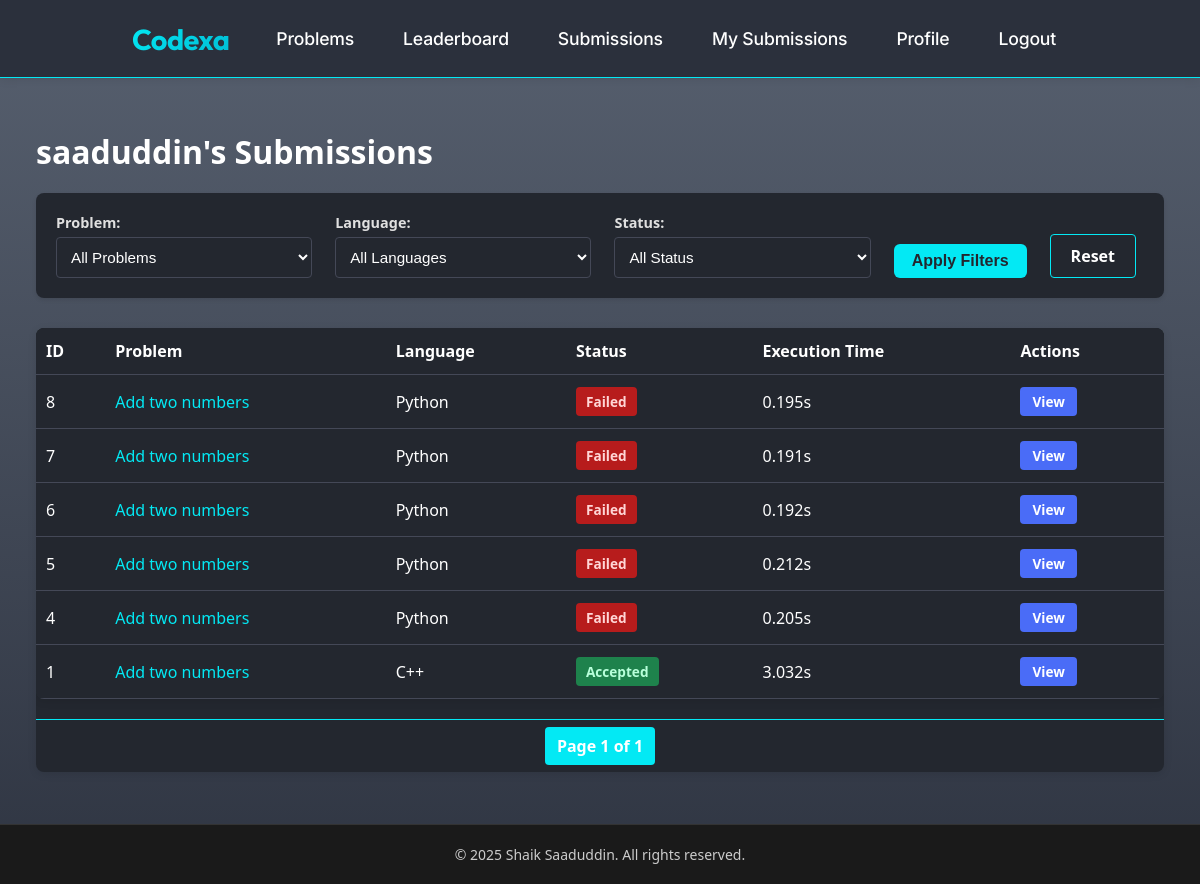
The app's page /compiler/submissions/1/ (signed in), older data.
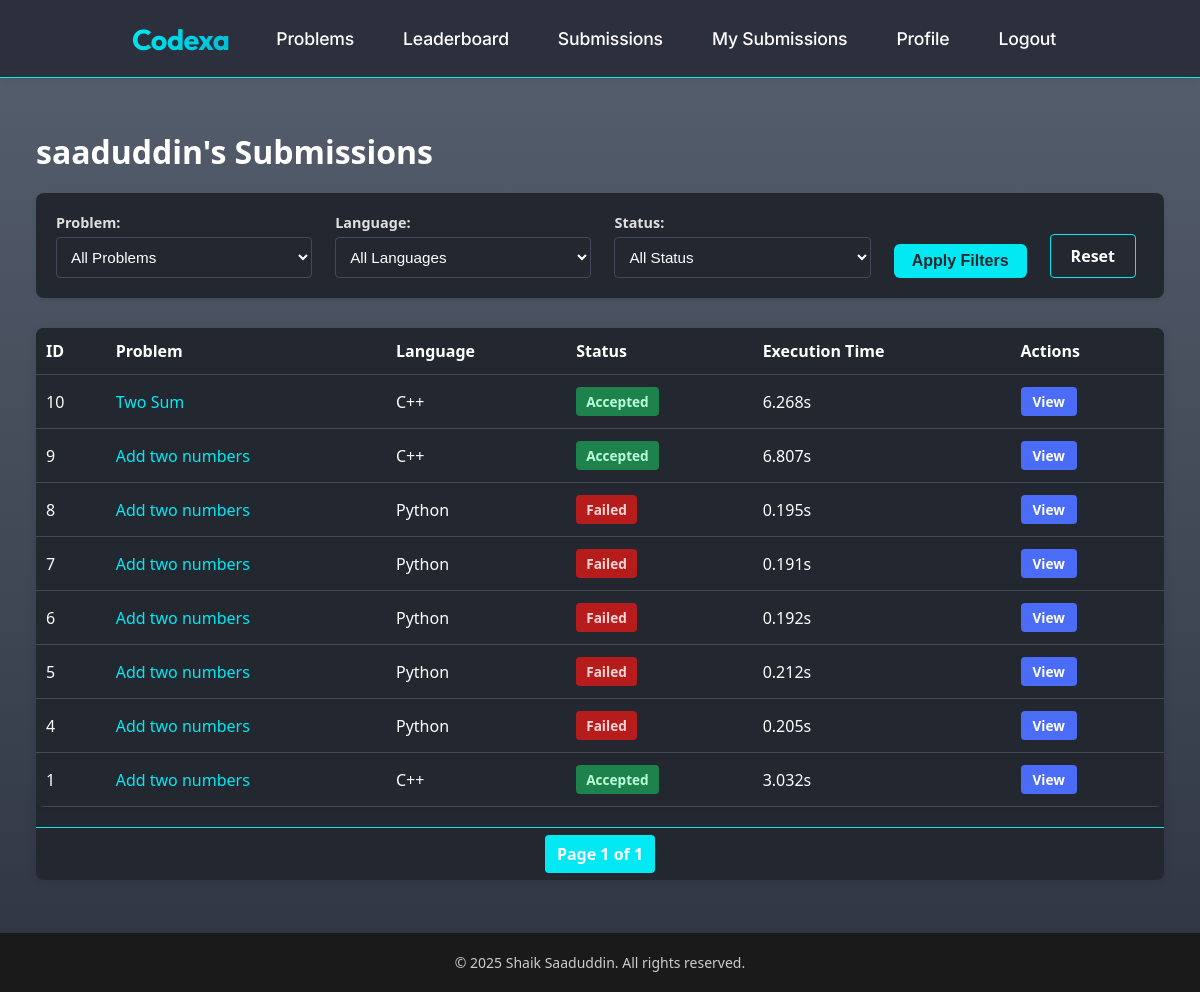
The same page, newer data.
### compiler/models.py (models this page shows, shortened)
class CodeSubmission(models.Model):
    LANGUAGE_CHOICES = [
        ('python', 'Python'),
        ('cpp', 'C++'),
        ('java', 'Java'),
        ('c', 'C'),
    ]
    user = models.ForeignKey(User, on_delete=models.CASCADE, related_name='submissions')
    problem = models.ForeignKey(Problem, on_delete=models.CASCADE, null=True, blank=True, related_name='submissions')
    language = models.CharField(max_length=10, choices=LANGUAGE_CHOICES)
    code = models.TextField()
    output = models.TextField(blank=True)
    error_message = models.TextField(blank=True)
    execution_time = models.FloatField(default=0.0)
    is_correct = models.BooleanField(default=False)
    submitted_at = models.DateTimeField(auto_now_add=True)
    class Meta:
        ordering = ['-submitted_at']

### problems/models.py (models this page shows, shortened)
class Problem(models.Model):
    title = models.CharField(max_length=200)
    description = models.TextField()
    difficulty = models.CharField(max_length=50)
    sample_input = models.TextField(null=True, blank=True)
    sample_output = models.TextField(null=True, blank=True)

### compiler/views.py (the view)
# urls.py: path('submissions/<int:user_id>/', views.user_submissions, name='user-submissions'),
@login_required
def user_submissions(request, user_id):
    user = get_object_or_404(User, id=user_id)
    if request.user.id != user_id and not request.user.is_staff:
        return redirect('profile')
    problem_id = request.GET.get('problem')
    language = request.GET.get('language')
    status = request.GET.get('status')
    submissions = CodeSubmission.objects.filter(user=user).order_by('-submitted_at')
    if problem_id:
        submissions = submissions.filter(problem_id=problem_id)
    if language:
        submissions = submissions.filter(language=language)
    if status:
        is_correct = status == 'correct'
        submissions = submissions.filter(is_correct=is_correct)
    paginator = Paginator(submissions, 10)  # 10 submissions per page
    page_number = request.GET.get('page')
    page_obj = paginator.get_page(page_number)
    problems = Problem.objects.all()
    context = {
        'user_profile': user,
        'page_obj': page_obj,
        'problems': problems,
        'selected_problem': problem_id,
        'selected_language': language,
        'selected_status': status,
        'languages': CodeSubmission.LANGUAGE_CHOICES,
    }
    return render(request, 'user_submissions.html', context)

### compiler/templates/user_submissions.html (shortened to what the changed rows need)
{% extends "base.html" %}
{% load static %}
{% block extra_css %}
<link rel="stylesheet" href="{% static 'submissions.css' %}">
{% endblock %}
{% block content %}
<div class="submissions-container">
    <div class="submissions-header">
        <h1>{{ user_profile.username }}'s Submissions</h1>
    </div>
    <div class="submissions-table-container">
        {% if page_obj %}
            <table class="submissions-table">
                <thead>
                    <tr>
                        <th>ID</th>
                        <th>Problem</th>
                        <th>Language</th>
                        <th>Status</th>
                        <th>Execution Time</th>
                        <th>Actions</th>
                    </tr>
                </thead>
                <tbody>
                    {% for submission in page_obj %}
                        <tr class="{% if submission.is_correct %}submission-correct{% else %}submission-incorrect{% endif %}">
                            <td>{{ submission.id }}</td>
                            <td>
                                {% if submission.problem %}
                                    <a href="{% url 'problem-detail' submission.problem.id %}">
                                        {{ submission.problem.title }}
                                    </a>
                                {% else %}
                                    Custom Code
                                {% endif %}
                            </td>
                            <td>
                                {% for lang_code, lang_name in languages %}
                                    {% if submission.language == lang_code %}
                                        {{ lang_name }}
                                    {% endif %}
                                {% endfor %}
                            </td>
                            <td class="status-cell">
                                {% if submission.is_correct %}
                                    <span class="status-badge status-accepted">Accepted</span>
                                {% else %}
                                    <span class="status-badge status-failed">Failed</span>
                                {% endif %}
                            </td>
                            <td>{{ submission.execution_time|floatformat:3 }}s</td>
                            <td>
                                <a href="{% url 'submission-detail' submission.id %}" class="view-button">View</a>
                            </td>
                        </tr>
                    {% endfor %}
                </tbody>
            </table>
        {% else %}
            <div class="no-submissions">
                <p>No submissions found.</p>
            </div>
        {% endif %}
    </div>
</div>
{% endblock %}

Row changes from the older to the newer data that the page shows:
added CodeSubmission: id "10", problem "Two Sum", languages "C++", is_correct "Accepted", execution_time "6.268"
added CodeSubmission: id "9", problem "Add two numbers", languages "C++", is_correct "Accepted", execution_time "6.807"
